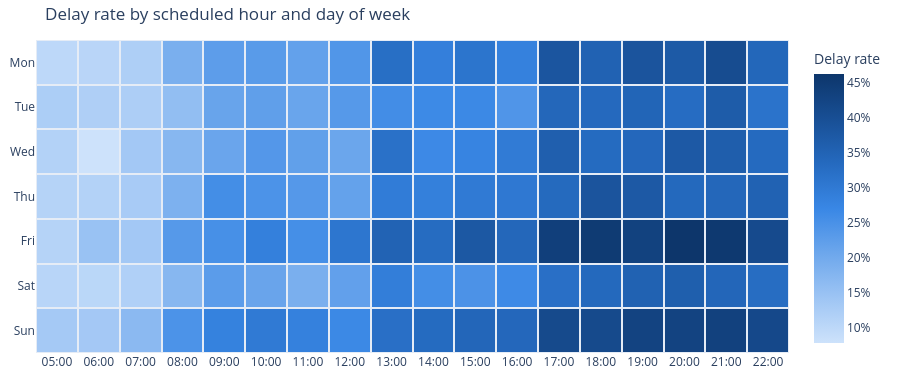
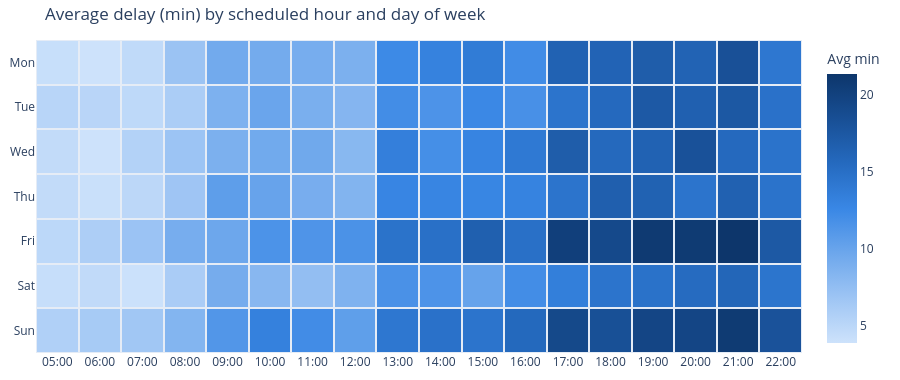

Write notebook code for charts like these, in order.
### Markdown cell above
## 5. Delays by hour and day

### Code cell
C.hour_day_heatmap(df, "rate").show()
C.hour_day_heatmap(df, "mean").show()

### Figure 1 — Plotly figure (JSON) as saved in the notebook; plotly's stock layout.template omitted (floating-point values rounded to 4 significant figures)
{"data": [{"colorbar": {"tickformat": ".0%", "title": {"text": "Delay rate"}}, "colorscale": [[0, "#cde2fb"], [0.1667, "#9ec5f4"], [0.3333, "#6da7ec"], [0.5, "#3987e5"], [0.6667, "#256abf"], [0.8333, "#184f95"], [1, "#0d366b"]], "hovertemplate": "%{y} %{x}<br>Delay rate %{z:.1%}<extra></extra>", "type": "heatmap", "x": ["05:00", "06:00", "07:00", "08:00", "09:00", "10:00", "11:00", "12:00", "13:00", "14:00", "15:00", "16:00", "17:00", "18:00", "19:00", "20:00", "21:00", "22:00"], "xgap": 2, "y": ["Mon", "Tue", "Wed", "Thu", "Fri", "Sat", "Sun"], "ygap": 2, "z": [[0.09942, 0.1054, 0.1195, 0.1893, 0.2259, 0.2307, 0.2188, 0.2402, 0.3236, 0.2877, 0.3104, 0.2829, 0.3838, 0.3527, 0.386, 0.3724, 0.4061, 0.3421], [0.1222, 0.1191, 0.1214, 0.1571, 0.2127, 0.2226, 0.2105, 0.2346, 0.2584, 0.2651, 0.2664, 0.2422, 0.3413, 0.3365, 0.3469, 0.3299, 0.3685, 0.314], [0.1131, 0.07765, 0.1347, 0.1721, 0.2095, 0.2373, 0.2208, 0.2091, 0.3197, 0.2655, 0.2767, 0.2966, 0.3604, 0.3329, 0.3413, 0.3748, 0.3631, 0.3348], [0.1105, 0.1138, 0.1281, 0.1857, 0.2571, 0.2469, 0.2361, 0.2168, 0.2944, 0.2867, 0.2993, 0.3028, 0.3354, 0.386, 0.3739, 0.3378, 0.3418, 0.3534], [0.1102, 0.1479, 0.1347, 0.2349, 0.2527, 0.285, 0.255, 0.3074, 0.3517, 0.331, 0.3779, 0.3418, 0.439, 0.4499, 0.4326, 0.4628, 0.4547, 0.4112], [0.1062, 0.1031, 0.1166, 0.1725, 0.2287, 0.2111, 0.189, 0.2192, 0.2908, 0.2572, 0.2474, 0.2638, 0.3228, 0.3372, 0.3542, 0.3618, 0.3438, 0.3288], [0.1324, 0.1343, 0.1671, 0.2463, 0.2819, 0.2986, 0.2844, 0.267, 0.3224, 0.3333, 0.3434, 0.3407, 0.4123, 0.4118, 0.4288, 0.4288, 0.4339, 0.4156]]}], "layout": {"height": 380, "hoverlabel": {"namelength": -1}, "legend": {"orientation": "h", "x": 0, "y": 1.02, "yanchor": "bottom"}, "margin": {"b": 10, "l": 10, "r": 10, "t": 40}, "title": {"text": "Delay rate by scheduled hour and day of week"}, "xaxis": {"showgrid": false}, "yaxis": {"autorange": "reversed", "gridcolor": "rgba(128,128,128,0.18)", "showgrid": false, "zeroline": false}}}

### Figure 2 — Plotly figure (JSON) as saved in the notebook; plotly's stock layout.template omitted (floating-point values rounded to 4 significant figures)
{"data": [{"colorbar": {"tickformat": "", "title": {"text": "Avg min"}}, "colorscale": [[0, "#cde2fb"], [0.1667, "#9ec5f4"], [0.3333, "#6da7ec"], [0.5, "#3987e5"], [0.6667, "#256abf"], [0.8333, "#184f95"], [1, "#0d366b"]], "hovertemplate": "%{y} %{x}<br>Avg delay %{z:.1f} min<extra></extra>", "type": "heatmap", "x": ["05:00", "06:00", "07:00", "08:00", "09:00", "10:00", "11:00", "12:00", "13:00", "14:00", "15:00", "16:00", "17:00", "18:00", "19:00", "20:00", "21:00", "22:00"], "xgap": 2, "y": ["Mon", "Tue", "Wed", "Thu", "Fri", "Sat", "Sun"], "ygap": 2, "z": [[4.197, 3.857, 4.648, 6.973, 9.367, 9.271, 9.095, 8.811, 12.36, 13.12, 13.75, 12.15, 16.4, 16.26, 16.97, 16.31, 18.32, 14.26], [5.126, 5.12, 4.766, 5.967, 8.745, 9.88, 8.944, 8.279, 12.03, 11.51, 12.5, 11.8, 14.57, 15.63, 17.35, 16.58, 17.49, 14.79], [4.528, 3.847, 5.454, 6.912, 8.826, 9.431, 9.541, 8.056, 13.38, 11.92, 12.91, 14.01, 16.97, 15.65, 16.35, 18.19, 15.64, 14.59], [4.521, 4.076, 4.932, 6.734, 10.53, 10.05, 9.064, 8.457, 12.78, 12.81, 12.74, 13.0, 14.51, 16.69, 16.42, 14.54, 16.51, 14.6], [4.873, 5.844, 6.936, 9.096, 9.719, 11.53, 11.38, 11.6, 14.67, 14.89, 16.66, 14.91, 20.29, 19.16, 20.89, 20.81, 21.38, 17.4], [4.28, 4.607, 3.982, 6.035, 9.182, 8.085, 7.418, 8.619, 11.68, 11.51, 10.08, 12.05, 13.46, 14.52, 14.76, 15.44, 16.0, 14.45], [5.621, 6.187, 6.599, 8.358, 11.23, 13.26, 12.13, 10.46, 14.22, 14.79, 14.57, 15.68, 19.21, 18.37, 19.58, 19.58, 20.85, 18.11]]}], "layout": {"height": 380, "hoverlabel": {"namelength": -1}, "legend": {"orientation": "h", "x": 0, "y": 1.02, "yanchor": "bottom"}, "margin": {"b": 10, "l": 10, "r": 10, "t": 40}, "title": {"text": "Average delay (min) by scheduled hour and day of week"}, "xaxis": {"showgrid": false}, "yaxis": {"autorange": "reversed", "gridcolor": "rgba(128,128,128,0.18)", "showgrid": false, "zeroline": false}}}
